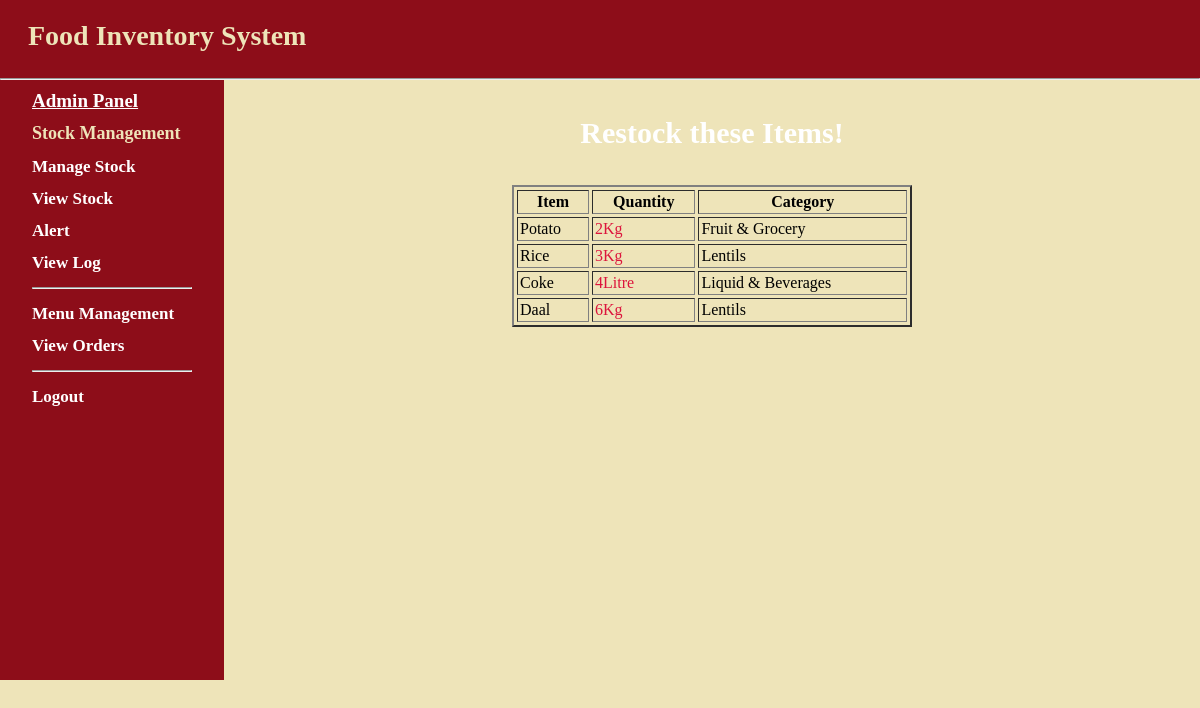
The app's page /thre.php with its own data.
### tables this page shows
CREATE TABLE IF NOT EXISTS `list` (
  `SN` int(11) NOT NULL AUTO_INCREMENT,
  `Item` varchar(50) NOT NULL,
  `Quantity` float NOT NULL,
  `Unit` varchar(50) NOT NULL,
  `Category` varchar(50) NOT NULL,
  `Date` date NOT NULL,
  `Rate` float NOT NULL,
  PRIMARY KEY (`SN`)
);

### public/thre.php (the view)
<?php
include("index.php");
?>
<!DOCTYPE html>
<html>
 <head>
 </head>
<body>
<div id="main">
    <div id="navigation">
 <h1 style="text-align: left; font-family: Lucida Calligraphy; font-size:19px ;"><b><u><a href="admin.php">Admin Panel</a></u></b></h1>
<p style="font-size:18px; font-family: Minion Pro Med; color:#EEE4B9;"><b>Stock Management</b></p>
<p style="font-size: 17px; font-family:Minion Pro Med;"><a href="demo.php" ><b>Manage Stock</b></a></p>
<p style="font-size: 17px; font-family:Minion Pro Med;"><a href="up2.php" ><b>View Stock</b></a></p>
<p style="font-size: 17px; font-family:Minion Pro Med;"><a href="thre.php" ><b>Alert</b></a></p>
<p style="font-size: 17px; font-family:Minion Pro Med;"><a href="log_search.php" ><b>View Log</b></a></p>
<hr />
<p style="font-size:17px; font-family: Minion Pro Med;"><a href="menupanel.php"><b>Menu Management</b> </a></p>
<p style="font-size:17px; font-family: Minion Pro Med;"><a href="display_order.php"><b>View Orders</b> </a></p>
<hr />
<p style="font-size: 17px; font-family:Minion Pro Med;"><a href="home.php"><b>Logout</b></a></p>
</div>
<br />
<p style="text-align:center; font-size:30px; font-family: Calibri ; color:white "><b>Restock these Items!</b></p>
<br />
<table width="400px" border="2" cellpadding="2" cellspacing="3" align="center">
<tr style="font-family: Cambria">
<th style="color:Black"><b>Item</b></th>
<th style="color:Black"><b>Quantity</th>
<th style="color:Black"><b>Category</th>
</tr>
    <?php
        $sql="Select Item,Quantity,Unit,Category From list ORDER BY Quantity asc";
        $result=mysqli_query($dbconnect,$sql);
        $datas=array();
        if(mysqli_num_rows($result)>0)
        {
            while($row=mysqli_fetch_assoc($result)){
                $datas[]=$row;
            }
        }
    foreach($datas as $data)
    {
    if($data['Quantity']<=10)
   {
        	echo "<tr>";
    	echo "<td>".$data['Item']."</td>";
        echo "<td style='color:#DC143C'>".$data['Quantity'].$data['Unit']."</td>";
        	echo "<td>".$data['Category']."</td>";
        	echo "</tr>";
   }
   }
    ?>
   </table>
    </div>
</body>
</html>

### public/stylesheets/basic1.css (style rules this page uses)
html { height:100%; width:100% }
body { width:100%; height:100%; margin:0; padding:0; border:0; font-family:Verdana,Arial,Helvetica,sans-serif,harrington; font-size:13px; line-height:15px; background: #EEE4B9; background-image: }
a { color:#8D0D19 }
#main { height:600px; width:100%; margin:0; padding:0; background:#EEE4B9; font-family:Cambria; font-size: 20px;; }
#navigation { float:left; width:160px; height:100%; margin:0; padding:0 2em; color:white; background:#8D0D19; font-size: 16px; text-align: left; }
#navigation a { color:white; text-decoration: none; }

### records on screen
list: Item "Potato", Quantity "2", Unit "Kg", Category "Fruit & Grocery"
list: Item "Rice", Quantity "3", Unit "Kg", Category "Lentils"
list: Item "Coke", Quantity "4", Unit "Litre", Category "Liquid & Beverages"
list: Item "Daal", Quantity "6", Unit "Kg", Category "Lentils"
